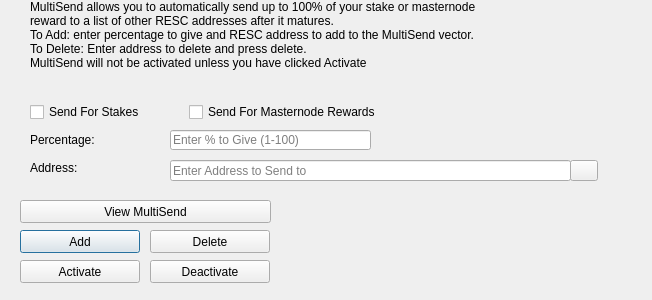
<?xml version="1.0" encoding="UTF-8"?>
<ui version="4.0">
 <class>MultiSendDialog</class>
 <widget class="QDialog" name="MultiSendDialog">
  <property name="windowModality">
   <enum>Qt::NonModal</enum>
  </property>
  <property name="geometry">
   <rect>
    <x>0</x>
    <y>0</y>
    <width>652</width>
    <height>300</height>
   </rect>
  </property>
  <property name="windowTitle">
   <string>MultiSend</string>
  </property>
  <widget class="QLineEdit" name="multiSendPercentEdit">
   <property name="geometry">
    <rect>
     <x>170</x>
     <y>130</y>
     <width>201</width>
     <height>20</height>
    </rect>
   </property>
   <property name="toolTip">
    <string>Enter whole numbers 1 - 100</string>
   </property>
   <property name="placeholderText">
    <string>Enter % to Give (1-100)</string>
   </property>
  </widget>
  <widget class="QLineEdit" name="multiSendAddressEdit">
   <property name="geometry">
    <rect>
     <x>170</x>
     <y>160</y>
     <width>401</width>
     <height>21</height>
    </rect>
   </property>
   <property name="toolTip">
    <string/>
   </property>
   <property name="placeholderText">
    <string>Enter Address to Send to</string>
   </property>
  </widget>
  <widget class="QLabel" name="label_2">
   <property name="geometry">
    <rect>
     <x>30</x>
     <y>0</y>
     <width>451</width>
     <height>121</height>
    </rect>
   </property>
   <property name="lineWidth">
    <number>1</number>
   </property>
   <property name="text">
    <string>MultiSend allows you to automatically send up to 100% of your stake or masternode reward to a list of other RESC addresses after it matures.
To Add: enter percentage to give and RESC address to add to the MultiSend vector.
To Delete: Enter address to delete and press delete.
MultiSend will not be activated unless you have clicked Activate</string>
   </property>
   <property name="alignment">
    <set>Qt::AlignLeading|Qt::AlignLeft|Qt::AlignTop</set>
   </property>
   <property name="wordWrap">
    <bool>true</bool>
   </property>
  </widget>
  <widget class="QLabel" name="message">
   <property name="geometry">
    <rect>
     <x>290</x>
     <y>200</y>
     <width>351</width>
     <height>91</height>
    </rect>
   </property>
   <property name="text">
    <string/>
   </property>
  </widget>
  <widget class="QPushButton" name="addButton">
   <property name="geometry">
    <rect>
     <x>20</x>
     <y>230</y>
     <width>120</width>
     <height>23</height>
    </rect>
   </property>
   <property name="toolTip">
    <string/>
   </property>
   <property name="statusTip">
    <string>Add to MultiSend Vector</string>
   </property>
   <property name="text">
    <string>Add</string>
   </property>
  </widget>
  <widget class="QPushButton" name="disableButton">
   <property name="geometry">
    <rect>
     <x>150</x>
     <y>260</y>
     <width>120</width>
     <height>23</height>
    </rect>
   </property>
   <property name="statusTip">
    <string>Deactivate MultiSend</string>
   </property>
   <property name="text">
    <string>Deactivate</string>
   </property>
  </widget>
  <widget class="QPushButton" name="addressBookButton">
   <property name="geometry">
    <rect>
     <x>570</x>
     <y>160</y>
     <width>28</width>
     <height>21</height>
    </rect>
   </property>
   <property name="toolTip">
    <string>Choose an address from the address book</string>
   </property>
   <property name="text">
    <string/>
   </property>
   <property name="icon">
    <iconset resource="../cryptorescuecoin.qrc">
     <normaloff>:/icons/address-book</normaloff>:/icons/address-book</iconset>
   </property>
   <property name="shortcut">
    <string>Alt+A</string>
   </property>
   <property name="autoDefault">
    <bool>false</bool>
   </property>
  </widget>
  <widget class="QLabel" name="label">
   <property name="geometry">
    <rect>
     <x>30</x>
     <y>130</y>
     <width>121</width>
     <height>20</height>
    </rect>
   </property>
   <property name="toolTip">
    <string>Percentage of stake to send</string>
   </property>
   <property name="text">
    <string>Percentage:</string>
   </property>
  </widget>
  <widget class="QLabel" name="label_5">
   <property name="geometry">
    <rect>
     <x>30</x>
     <y>160</y>
     <width>111</width>
     <height>16</height>
    </rect>
   </property>
   <property name="toolTip">
    <string>Address to send portion of stake to</string>
   </property>
   <property name="text">
    <string>Address:</string>
   </property>
  </widget>
  <widget class="QPushButton" name="deleteButton">
   <property name="geometry">
    <rect>
     <x>150</x>
     <y>230</y>
     <width>120</width>
     <height>23</height>
    </rect>
   </property>
   <property name="toolTip">
    <string/>
   </property>
   <property name="statusTip">
    <string>Delete Address From MultiSend Vector</string>
   </property>
   <property name="text">
    <string>Delete</string>
   </property>
  </widget>
  <widget class="QPushButton" name="activateButton">
   <property name="geometry">
    <rect>
     <x>20</x>
     <y>260</y>
     <width>120</width>
     <height>23</height>
    </rect>
   </property>
   <property name="statusTip">
    <string>Activate MultiSend</string>
   </property>
   <property name="text">
    <string>Activate</string>
   </property>
  </widget>
  <widget class="QPushButton" name="viewButton">
   <property name="geometry">
    <rect>
     <x>20</x>
     <y>200</y>
     <width>251</width>
     <height>23</height>
    </rect>
   </property>
   <property name="toolTip">
    <string/>
   </property>
   <property name="statusTip">
    <string>View MultiSend Vector</string>
   </property>
   <property name="text">
    <string>View MultiSend</string>
   </property>
  </widget>
  <widget class="QWidget" name="horizontalLayoutWidget">
   <property name="geometry">
    <rect>
     <x>30</x>
     <y>100</y>
     <width>351</width>
     <height>24</height>
    </rect>
   </property>
   <layout class="QHBoxLayout" name="horizontalLayout">
    <item>
     <widget class="QCheckBox" name="multiSendStakeCheckBox">
      <property name="text">
       <string>Send For Stakes</string>
      </property>
     </widget>
    </item>
    <item>
     <widget class="QCheckBox" name="multiSendMasternodeCheckBox">
      <property name="text">
       <string>Send For Masternode Rewards</string>
      </property>
     </widget>
    </item>
   </layout>
  </widget>
 </widget>
 <resources>
  <include location="../cryptorescuecoin.qrc"/>
 </resources>
 <connections/>
</ui>
